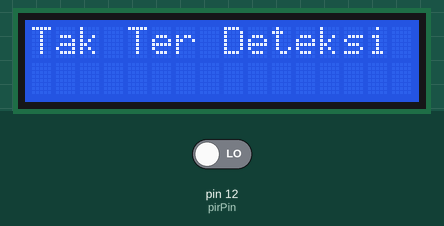
The sketch below on a simulated Arduino Uno, built with avr-gcc and run on an emulated ATmega328P. Shown: 16×2 character LCD. Inputs (shaded band) come from the test bench; at power-on: pin 12 (pirPin) LOW. What the sketch prints to the serial monitor is not drawn.

Above: at 1.2 s.
1.3 s: pin 12 (pirPin) driven HIGH
At 3.2 s:
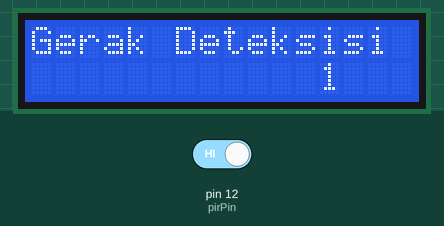
5.4 s: pin 12 (pirPin) driven LOW
At 6.7 s:
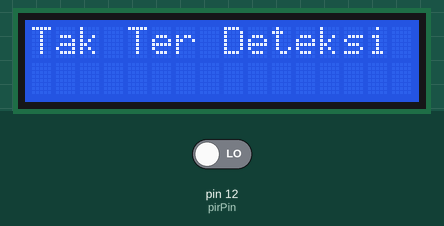
7.6 s: pin 12 (pirPin) driven HIGH
At 12.8 s:
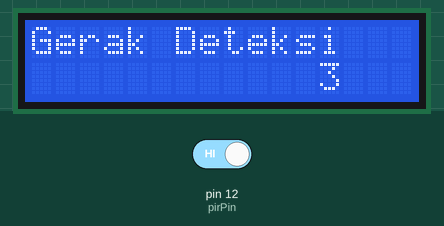
Timing chart, 0 to 14.3 s (numbered marks = the images above; inputs shaded):
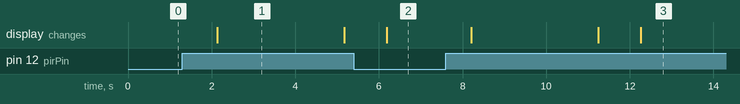

The sketch:

Kode_Sensor_PIR__menggunakan_lcd__Arduino_Uno.ino
```cpp
#include <Wire.h>
#include <LiquidCrystal_I2C.h>

// Atur alamat LCD ke 0x27 untuk layar 16 karakter dan 2 baris
LiquidCrystal_I2C lcd(0x27, 16, 2);

// Definisikan pin sensor gerak PIR
const int pirPin = 12;

// Definisikan variabel untuk menghitung deteksi gerak
int motionCount = 0;

void setup() {
  //inisialisasi LCD
  lcd.init();
  lcd.backlight();

  //inisialisasi pin sensor gerak PIR sebagai input
  pinMode(pirPin, INPUT);

  //inisialisasi serial monitor
  Serial.begin(9600);

  //tampilkan pesan awal di LCD
  lcd.setCursor(0, 0);
  lcd.print("Jumlah Deteksi:");
  lcd.setCursor(0, 1);
  lcd.print("                ");
}

void loop() {
  //baca status sensor gerak PIR
  int state = digitalRead(pirPin);

  //periksa apakah gerak terdeteksi
  if (state == HIGH) {
    //tambahkan 1 ke variabel deteksi gerak
    motionCount++;

    //tampilkan jumlah deteksi gerak terbaru di LCD
    lcd.setCursor(12, 1);
    lcd.print(motionCount);

    //tampilkan pesan "Gerak Deteksi" di LCD
    lcd.setCursor(0, 0);
    lcd.print("Gerak Deteksi");

    //tampilkan pesan"Gerak Deteksi" di serial monitor
    Serial.println("Gerak Deteksi");

    //tunggu 3 detik
    delay(3000);

    //bersihkan LCD
    lcd.setCursor(0, 0);
    lcd.print("                ");
    lcd.setCursor(0, 1);
    lcd.print("                ");
  } else {
    //tampilkan pesan "Tak Ter Deteksi" di LCD
    lcd.setCursor(0, 0);
    lcd.print("Tak Ter Deteksi");

    //tampilkan pesan "Tak Ter Deteksi" di serial monitor
    Serial.println("Tak Ter Deteksi");
  }

  //tunggu 1000 ms sebelum memeriksa kembali status sensor gerak PIR
  delay(1000);
}
```

Measured:
- after the input at 1.3 s, the display: changes after 0.84 s (image 1)
- after the input at 5.4 s, the display: changes after 0.78 s (image 2)
- after the input at 7.6 s, the display: first changes after 0.61 s (image 3 shows a later state)
- what the display in image 1 shows lasts 3.1 s, from 2.1 s to 5.2 s
